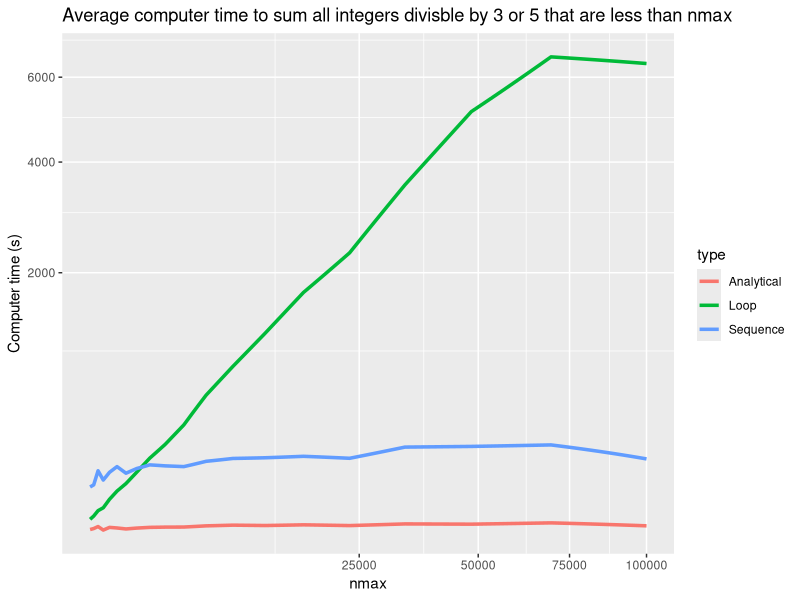

The R source for this figure:
## ---- chunk 1
knitr::opts_chunk$set(echo = TRUE)
## ---- chunk 2
sum_function <- function(nmax){
  # this is where we'll collect the sum
  output_sum <- 0
  # loop over over number between 1 and the maximum specified
  for(i in 1:(nmax - 1)){
    # if the remainder of dividing i by 3 or 5 is 0, then
    # add to the running sum
    if(i %% 3 == 0 | i %% 5 == 0) output_sum <- output_sum + i
  }
  # return the sum
  output_sum
}
## ---- chunk 3
sum_function(10)
sum_function(1000)
## ---- chunk 4
sum_function2 <- function(nmax){
  # sequence starting at 3 and increasing in steps of 3
  seq_3  <- seq(3, nmax - 1, by = 3)
  # sequence starting at 5 and increasing in steps of 5
  seq_5  <- seq(5, nmax - 1, by = 5)
  # sequence starting at 15 and increasing in steps of 15
  # we don't need to do this if nmax - 1 < 15 - hence the if statement
  if(nmax - 1 > 15) seq_15 <- seq(15, nmax - 1, by = 15) else seq_15 = 0
  # add them up
  sum(seq_3) + sum(seq_5) - sum(seq_15)
}
## ---- chunk 5
sum_function2(10)
sum_function2(1000)
## ---- chunk 6
library(microbenchmark)
microbenchmark(sum_function(1000), sum_function2(1000))
## ---- chunk 7
sum_function3 <- function(nmax){
  # find the number of values in each sequence
  n_5    <- (nmax - 1) %/% 5
  n_3    <- (nmax - 1) %/% 3
  n_15   <- (nmax - 1) %/% 15
  # this is just: sum(seq_3) + sum(seq_5) - sum(seq_15)
  (3 * n_3 * (n_3 + 1) / 2) + (5 * n_5 * (n_5 + 1) / 2) - (15 * n_15 * (n_15 + 1) / 2)
}
## ---- chunk 8
sum_function3(10)
sum_function3(1000)
## ---- chunk 9
microbenchmark(sum_function(1000), sum_function2(1000), sum_function3(1000))
## ---- chunk 10
library(tidyverse)
get_speed <- function(nmax){
  z <- summary(microbenchmark(sum_function(nmax), sum_function2(nmax), sum_function3(nmax)))$mean
}
spd_list     <- lapply(as.list(round(10^(seq(1, 4, length.out = 20)), 0)), get_speed)
df           <- cbind(10^(seq(2, 5, length.out = 20)), do.call("rbind", spd_list))
colnames(df) <- c("nmax", "Loop", "Sequence", "Analytical")
gather(as.tibble(df), type, value, -nmax) %>% 
  ggplot(aes(x = nmax, y = value, group = type, col = type)) +
  coord_trans(x = 'sqrt', y = 'sqrt') + 
  geom_line(size = 1.2) +
  ylab("Computer time (s)") + 
  ggtitle("Average computer time to sum all integers divisble by 3 or 5 that are less than nmax")
